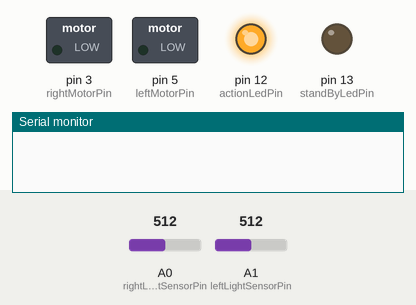
This sketch was run on a simulated Arduino Uno, built with avr-gcc and run on an emulated ATmega328P. Parts: switched loads named in the sketch (green lamp = pin HIGH), output pins drawn as LEDs (lit = HIGH), the last lines printed to the serial monitor. The inputs (shaded band) are chosen by the test bench; at power-on: A0 (rightLightSensorPin) = 512, A1 (leftLightSensorPin) = 512. Pins used as bus, display or sensor lines are not drawn.

Above: at 1.3 s.
1.4 s: A0 (rightLightSensorPin) set to 716
At 2.3 s:
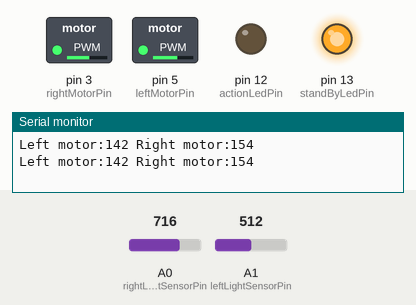
3.0 s: A1 (leftLightSensorPin) set to 306
At 3.5 s:
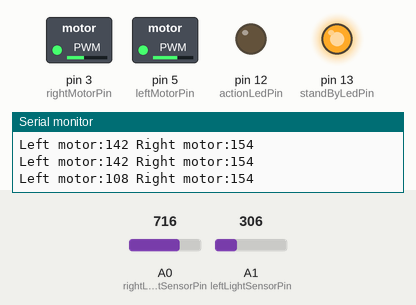
4.5 s: A0 (rightLightSensorPin) set to 1023
At 4.8 s:
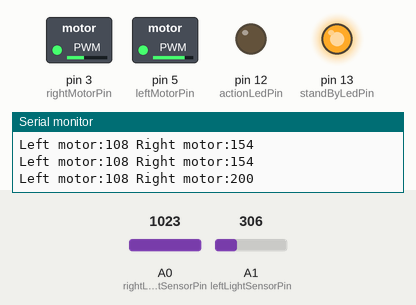
6.0 s: A1 (leftLightSensorPin) set to 511
At 7.2 s:
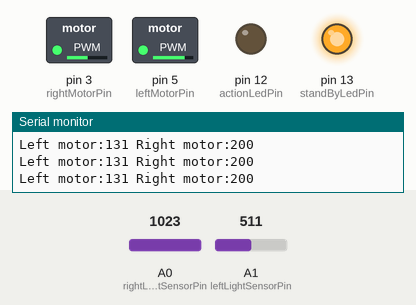
7.5 s: A0 (rightLightSensorPin) set to 306
At 8.5 s:
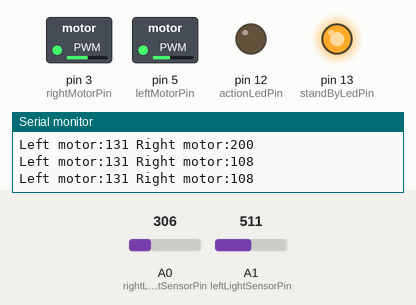
9.0 s: A1 (leftLightSensorPin) set to 190
At 9.7 s:
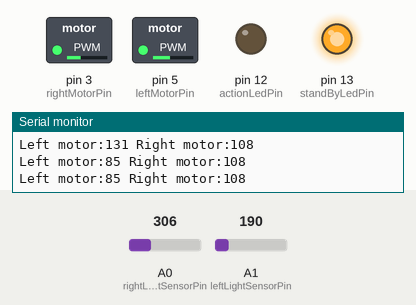
Timing chart, 0 to 11.5 s (numbered marks = the images above; inputs shaded):
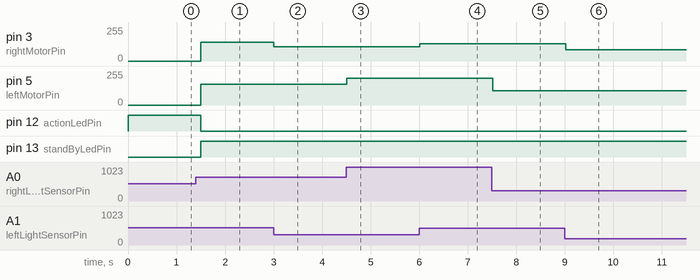

The sketch:

light-following-toy-car-sketch.ino
```cpp
int rightLightSensorPin = A0;
int leftLightSensorPin = A1;
int rightMotorPin = 3;
int leftMotorPin = 5;
int standByLedPin = 13;
int actionLedPin = 12;

int powerBlockPin = 8;

int rightLight = 0;
int leftLight = 0;

int gearNumber = 10;
int minSpeed = 85;
int maxSpeed = 200;

int lightThreshold = 200;

int sleepTimeInMs = 500;

void setup() {
  pinMode(rightMotorPin, OUTPUT);
  pinMode(leftMotorPin, OUTPUT);
  pinMode(standByLedPin, OUTPUT);
  pinMode(actionLedPin, OUTPUT);
  pinMode(powerBlockPin, OUTPUT);
  Serial.begin(9600);
}

void loop() {
  readLightValues();
  zeroLightValuesUnderThreshold();
  scaleLightValues();
  runMotors();
  updateFeedbackLeds();
  sleepWithPowerBlocking();
}

void readLightValues(){
  rightLight = readRightSensor();
  leftLight = readLeftSensor();
}

int readRightSensor(){
  return analogRead(rightLightSensorPin);
}

int readLeftSensor(){
  return analogRead(leftLightSensorPin);
}

void zeroLightValuesUnderThreshold(){
  if(rightLight < lightThreshold){
    rightLight = 0;
  }
  if(leftLight < lightThreshold){
    leftLight = 0;
  }
}

void scaleLightValues(){
  if (rightLight != leftLight != 0){
    rightLight = map(rightLight, 0, 1023, 0, gearNumber);
    rightLight = map(rightLight, 0, gearNumber, minSpeed, maxSpeed);
    leftLight = map(leftLight, 0, 1023, 0, gearNumber);
    leftLight = map(leftLight, 0, gearNumber, minSpeed, maxSpeed);

  Serial.print("Left motor:");
  Serial.print(leftLight);
  Serial.print(" Right motor:");
  Serial.println(rightLight);
  }
}

void runMotors(){
  analogWrite(rightMotorPin, leftLight);
  analogWrite(leftMotorPin, rightLight);
}

void updateFeedbackLeds(){
  if(rightLight == leftLight == 0){
    switchFeedbackLedsToStandBy();
  } else {
    switchFeedbackLedsToAction();
  }
}

void switchFeedbackLedsToAction(){
  digitalWrite(actionLedPin, HIGH);
  digitalWrite(standByLedPin, LOW);
}

void switchFeedbackLedsToStandBy(){
  digitalWrite(actionLedPin, LOW);
  digitalWrite(standByLedPin, HIGH);
}

void sleepWithPowerBlocking(){
  digitalWrite(powerBlockPin, LOW);
  delay(sleepTimeInMs);
  digitalWrite(powerBlockPin, HIGH);
}
```

Measured:
- after the input at 1.4 s, pin 3 (rightMotorPin): 0/255 → 142/255 after 0.10 s; pin 5 (leftMotorPin): 0/255 → 154/255 after 0.10 s; pin 12 (actionLedPin): HIGH → LOW after 0.10 s; pin 13 (standByLedPin): LOW → HIGH after 0.10 s
- after the input at 3.0 s, pin 3 (rightMotorPin): 142/255 → 108/255 at once
- after the input at 4.5 s, pin 5 (leftMotorPin): 154/255 → 200/255 at once
- after the input at 6.0 s, pin 3 (rightMotorPin): 108/255 → 131/255 at once
- after the input at 7.5 s, pin 5 (leftMotorPin): 200/255 → 108/255 at once
- after the input at 9.0 s, pin 3 (rightMotorPin): 131/255 → 85/255 at once
